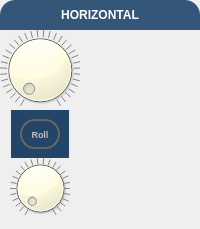
        <widget class="QFrame" name="horizontalQFrame">
         <property name="sizePolicy">
          <sizepolicy hsizetype="Preferred" vsizetype="Preferred">
           <horstretch>0</horstretch>
           <verstretch>0</verstretch>
          </sizepolicy>
         </property>
         <property name="maximumSize">
          <size>
           <width>16777215</width>
           <height>230</height>
          </size>
         </property>
         <property name="styleSheet">
          <string notr="true">#horizontalQFrame {
background:#234567;
border: 1px;
border-radius:15px;
}</string>
         </property>
         <layout class="QGridLayout" name="gridLayout_7">
          <property name="leftMargin">
           <number>0</number>
          </property>
          <property name="topMargin">
           <number>0</number>
          </property>
          <property name="rightMargin">
           <number>0</number>
          </property>
          <property name="spacing">
           <number>0</number>
          </property>
          <item row="0" column="0" colspan="2" alignment="Qt::AlignTop">
           <widget class="QLabel" name="label_6">
            <property name="sizePolicy">
             <sizepolicy hsizetype="Preferred" vsizetype="Fixed">
              <horstretch>0</horstretch>
              <verstretch>0</verstretch>
             </sizepolicy>
            </property>
            <property name="minimumSize">
             <size>
              <width>0</width>
              <height>30</height>
             </size>
            </property>
            <property name="font">
             <font>
              <weight>75</weight>
              <bold>true</bold>
             </font>
            </property>
            <property name="styleSheet">
             <string notr="true">QLabel {
background:#345678;
border-top-left-radius:15px;
border-top-right-radius:15px;
color: white;
}</string>
            </property>
            <property name="text">
             <string>HORIZONTAL</string>
            </property>
            <property name="alignment">
             <set>Qt::AlignCenter</set>
            </property>
           </widget>
          </item>
          <item row="4" column="0" alignment="Qt::AlignHCenter">
           <widget class="QFrame" name="frame">
            <property name="sizePolicy">
             <sizepolicy hsizetype="Preferred" vsizetype="Fixed">
              <horstretch>0</horstretch>
              <verstretch>0</verstretch>
             </sizepolicy>
            </property>
            <property name="minimumSize">
             <size>
              <width>0</width>
              <height>0</height>
             </size>
            </property>
            <property name="maximumSize">
             <size>
              <width>70</width>
              <height>16777215</height>
             </size>
            </property>
            <property name="styleSheet">
             <string notr="true">background:#234567;</string>
            </property>
            <layout class="QVBoxLayout" name="_2">
             <property name="bottomMargin">
              <number>9</number>
             </property>
             <item alignment="Qt::AlignVCenter">
              <widget class="QPushButton" name="roll_button">
               <property name="enabled">
                <bool>false</bool>
               </property>
               <property name="sizePolicy">
                <sizepolicy hsizetype="Fixed" vsizetype="Fixed">
                 <horstretch>0</horstretch>
                 <verstretch>0</verstretch>
                </sizepolicy>
               </property>
               <property name="minimumSize">
                <size>
                 <width>40</width>
                 <height>30</height>
                </size>
               </property>
               <property name="maximumSize">
                <size>
                 <width>40</width>
                 <height>30</height>
                </size>
               </property>
               <property name="font">
                <font>
                 <pointsize>7</pointsize>
                 <weight>75</weight>
                 <bold>true</bold>
                </font>
               </property>
               <property name="styleSheet">
                <string notr="true">/* QPushButton default state (raised) */
QPushButton:!checked {
background: qlineargradient(spread:pad, x1:0, y1:0, x2:1, y2:1, 
                            stop:0 #FFFFFF, stop:1 #a4a8a8); /* Gradient lighting from top left */
border: 2px solid #666666;
border-radius: 15px;
box-shadow: 10px 10px 15px rgba(0, 0, 0, 0.7);
padding: 5px;
}

/* QPushButton pressed state (sunken) */
QPushButton:pressed {
background: qlineargradient(spread:pad, x1:0, y1:0, x2:1, y2:1, 
                            stop:0 #F8FFEF, stop:1 #b9ff67); /* Gradient for sunken state */
border: 2px solid #333333;
border-radius: 15px;
box-shadow: inset 5px 5px 10px rgba(0, 0, 0, 0.7);
padding-top: 7px;
padding-left: 7px;
}

/* QPushButton checked state (raised) */
QPushButton:checked {
background: qlineargradient(spread:pad, x1:0, y1:0, x2:1, y2:1, 
                            stop:0 #F8FFEF, stop:1 #b9ff67); /* Gradient lighting for checked state */
border: 2px solid #666666;
border-radius: 15px;
box-shadow: 10px 10px 15px rgba(0, 0, 0, 0.7);
padding: 5px;
}

/* QPushButton checked and pressed state (sunken) */
QPushButton:checked:pressed {
background: qlineargradient(spread:pad, x1:0, y1:0, x2:1, y2:1, 
                            stop:0 #F8FFEF, stop:1 #b9ff67); /* Gradient for sunken state */
border: 2px solid #333333;
border-radius: 15px;
box-shadow: inset 5px 5px 10px rgba(0, 0, 0, 0.7);
padding-top: 7px;
padding-left: 7px;
}
</string>
               </property>
               <property name="text">
                <string>Roll</string>
               </property>
               <property name="checkable">
                <bool>true</bool>
               </property>
              </widget>
             </item>
            </layout>
           </widget>
          </item>
          <item row="5" column="0" alignment="Qt::AlignHCenter">
           <widget class="CustomDial" name="triggerDelayKnob">
            <property name="sizePolicy">
             <sizepolicy hsizetype="Fixed" vsizetype="Fixed">
              <horstretch>0</horstretch>
              <verstretch>0</verstretch>
             </sizepolicy>
            </property>
            <property name="minimumSize">
             <size>
              <width>60</width>
              <height>60</height>
             </size>
            </property>
            <property name="maximumSize">
             <size>
              <width>60</width>
              <height>60</height>
             </size>
            </property>
            <property name="styleSheet">
             <string notr="true">background-color:#fffce0;</string>
            </property>
            <property name="pageStep">
             <number>1</number>
            </property>
            <property name="value">
             <number>0</number>
            </property>
            <property name="notchesVisible">
             <bool>true</bool>
            </property>
           </widget>
          </item>
          <item row="1" column="0">
           <widget class="CustomDial" name="horizontalScaleKnob">
            <property name="sizePolicy">
             <sizepolicy hsizetype="Fixed" vsizetype="Fixed">
              <horstretch>0</horstretch>
              <verstretch>0</verstretch>
             </sizepolicy>
            </property>
            <property name="minimumSize">
             <size>
              <width>80</width>
              <height>80</height>
             </size>
            </property>
            <property name="maximumSize">
             <size>
              <width>80</width>
              <height>80</height>
             </size>
            </property>
            <property name="styleSheet">
             <string notr="true">background-color:#fffce0;</string>
            </property>
            <property name="maximum">
             <number>33</number>
            </property>
            <property name="pageStep">
             <number>1</number>
            </property>
            <property name="notchesVisible">
             <bool>true</bool>
            </property>
           </widget>
          </item>
         </layout>
        </widget>
